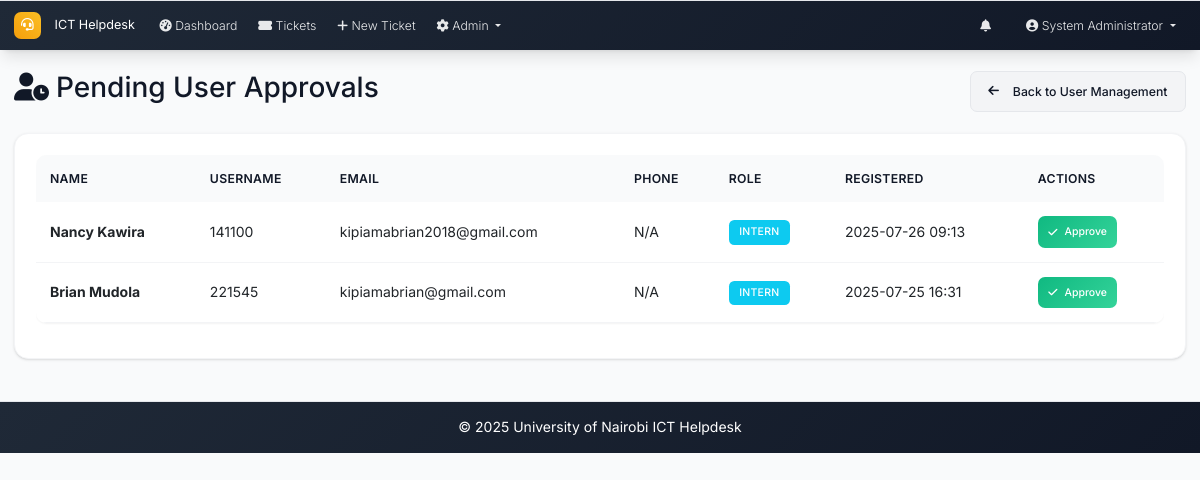
Page /admin/pending_users (signed in) on the earlier database version.
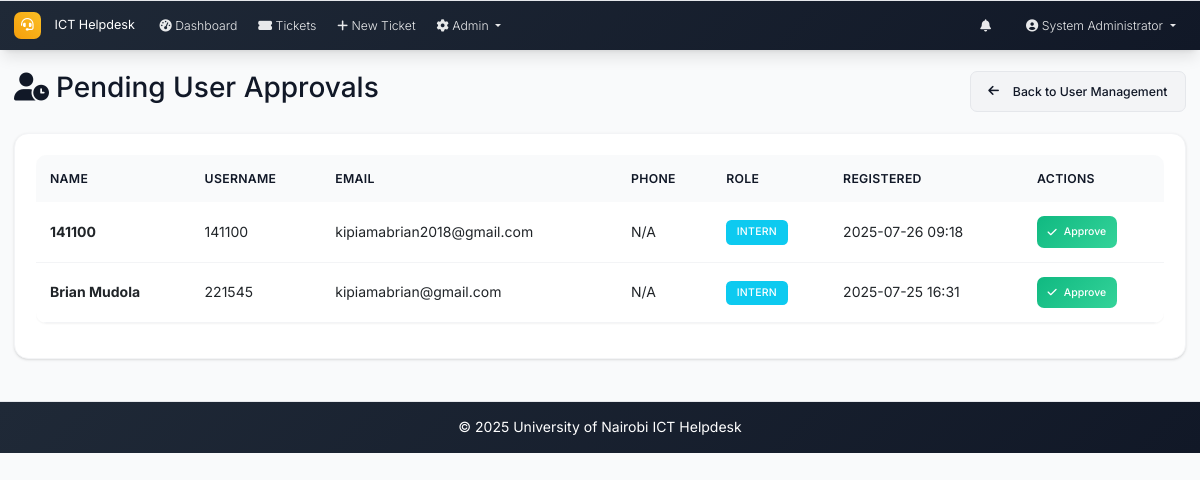
Same page on the later database version.
### models.py (models this page shows, shortened)
class User(UserMixin, db.Model):
    id = db.Column(db.Integer, primary_key=True)
    username = db.Column(db.String(64), unique=True, nullable=False)
    email = db.Column(db.String(120), unique=True, nullable=False)
    password_hash = db.Column(db.String(256), nullable=False)
    full_name = db.Column(db.String(100), nullable=False)
    role = db.Column(db.String(20), nullable=False, default='user')  # admin, intern, user
    created_at = db.Column(db.DateTime, default=datetime.utcnow)
    is_active = db.Column(db.Boolean, default=True)
    is_verified = db.Column(db.Boolean, default=False)
    verification_token = db.Column(db.String(128), nullable=True)
    phone_number = db.Column(db.String(20), nullable=True)
    is_approved = db.Column(db.Boolean, default=False)
    approved_by_id = db.Column(db.Integer, db.ForeignKey('user.id'), nullable=True)
    approved_at = db.Column(db.DateTime, nullable=True)
    tickets_created = db.relationship('Ticket', foreign_keys='Ticket.created_by_id', backref='creator', lazy='dynamic')
    assigned_tickets = db.relationship('Ticket', secondary='ticket_assignees', back_populates='assignees', lazy='selectin')
    comments = db.relationship('Comment', backref='author', lazy='dynamic')

### routes.py (the view)
@app.route('/admin/pending_users')
@login_required
def pending_users():
    if current_user.role != 'admin':
        abort(403)
    pending_users = User.query.filter_by(
        is_approved=False,
        is_verified=True,
        role='intern'
    ).order_by(User.created_at.desc()).all()
    return render_template('pending_users.html', pending_users=pending_users)

### app.py (called while the page is built)
@login_manager.user_loader
def load_user(user_id):
    from models import User
    return User.query.get(int(user_id))

@app.context_processor
def inject_now():
    return {'now': datetime.utcnow}

### routes.py (called while the page is built)
@app.context_processor
def inject_datetime():
    return dict(datetime=datetime)

### templates/pending_users.html (shortened to what this page needs)
{% extends "base.html" %}
{% block content %}
<div class="d-flex justify-content-between align-items-center mb-4">
    <h2><i class="fas fa-user-clock me-2"></i>Pending User Approvals</h2>
    <a href="{{ url_for('user_management') }}" class="btn btn-secondary">
        <i class="fas fa-arrow-left me-2"></i>Back to User Management
    </a>
</div>
{% if pending_users %}
<div class="card">
    <div class="card-body">
        <div class="table-responsive">
            <table class="table table-hover">
                <thead>
                    <tr>
                        <th>Name</th>
                        <th>Username</th>
                        <th>Email</th>
                        <th>Phone</th>
                        <th>Role</th>
                        <th>Registered</th>
                        <th>Actions</th>
                    </tr>
                </thead>
                <tbody>
                    {% for user in pending_users %}
                    <tr>
                        <td>
                            <strong>{{ user.full_name }}</strong>
                        </td>
                        <td>{{ user.username }}</td>
                        <td>{{ user.email }}</td>
                        <td>{{ user.phone_number or 'N/A' }}</td>
                        <td>
                            <span class="badge bg-info">{{ user.role.title() }}</span>
                        </td>
                        <td>{{ user.created_at.strftime('%Y-%m-%d %H:%M') }}</td>
                        <td>
                                    <form method="POST" action="{{ url_for('approve_user_account', user_id=user.id) }}" style="display: inline;">
                                        <button type="submit" class="btn btn-success btn-sm" onclick="return confirm('Are you sure you want to approve {{ user.full_name }}?')">
                                            <i class="fas fa-check"></i> Approve
                                        </button>
                                    </form>
                                </td>
                    </tr>
                    {% endfor %}
                </tbody>
            </table>
        </div>
    </div>
</div>
{% endif %}
{% endblock %}

### templates/base.html (shortened to what this page needs)
<!DOCTYPE html>
<html lang="en">
<head>
    <link href="https://cdn.jsdelivr.net/npm/bootstrap@5.3.0/dist/css/bootstrap.min.css" rel="stylesheet">
    <link href="https://cdnjs.cloudflare.com/ajax/libs/font-awesome/6.0.0/css/all.min.css" rel="stylesheet">
    <link href="{{ url_for('static', filename='css/custom.css') }}" rel="stylesheet">
</head>
<body>
    <nav class="navbar navbar-expand-lg navbar-dark footer-sky">
        <div class="container-fluid px-3">
            <a class="navbar-brand" href="{{ url_for('index') }}">
                <i class="fas fa-headset me-2"></i>ICT Helpdesk
            </a>
            <div class="collapse navbar-collapse" id="navbarNav">
                <ul class="navbar-nav me-auto mb-2 mb-lg-0">
                    {% if current_user.is_authenticated %}
                    <li class="nav-item">
                        <a class="nav-link" href="{{ url_for('dashboard') }}">
                            <i class="fas fa-tachometer-alt me-1"></i>Dashboard
                        </a>
                    </li>
                    <li class="nav-item">
                        <a class="nav-link" href="{{ url_for('tickets_list') }}">
                            <i class="fas fa-ticket-alt me-1"></i>Tickets
                        </a>
                    </li>
                    <li class="nav-item">
                        <a class="nav-link" href="{{ url_for('new_ticket') }}">
                            <i class="fas fa-plus me-1"></i>New Ticket
                        </a>
                    </li>
                    {% if current_user.role == 'admin' %}
                    <li class="nav-item dropdown">
                        <a class="nav-link dropdown-toggle" href="#" role="button" data-bs-toggle="dropdown" aria-expanded="false">
                            <i class="fas fa-cog me-1"></i>Admin
                        </a>
                    </li>
                    {% endif %}
                    {% endif %}
                </ul>
                <ul class="navbar-nav ms-auto mb-2 mb-lg-0">
                    {% if current_user.is_authenticated %}
                    <li class="nav-item dropdown me-3">
                        <a class="nav-link position-relative" href="#" id="notificationsDropdown" role="button"
                           data-bs-toggle="dropdown" aria-expanded="false">
                            <i class="fas fa-bell"></i>
                        </a>
                    </li>
                    <li class="nav-item dropdown">
                        <a class="nav-link dropdown-toggle" href="#" id="navbarDropdown" role="button" data-bs-toggle="dropdown" aria-expanded="false">
                            <i class="fas fa-user-circle me-1"></i>{{ current_user.full_name }}
                        </a>
                    </li>
                    {% endif %}
                </ul>
            </div>
        </div>
    </nav>
    <main class="container-fluid my-4 px-3">
        {% block content %}{% endblock %}
    </main>
    <footer class="footer-sky py-3 mt-5">
        <div class="container text-center">
            <span>&copy; {{ datetime.utcnow().year }} University of Nairobi ICT Helpdesk</span>
        </div>
    </footer>
</body>
</html>

Differences in the rows shown:
removed User: full_name "Nancy Kawira", username "141100", email "kipiamabrian2018@gmail.com", phone_number "N/A", role "INTERN", created_at "2025-07-26 09:13"
added User: full_name "141100", username "141100", email "kipiamabrian2018@gmail.com", phone_number "N/A", role "INTERN", created_at "2025-07-26 09:18"
